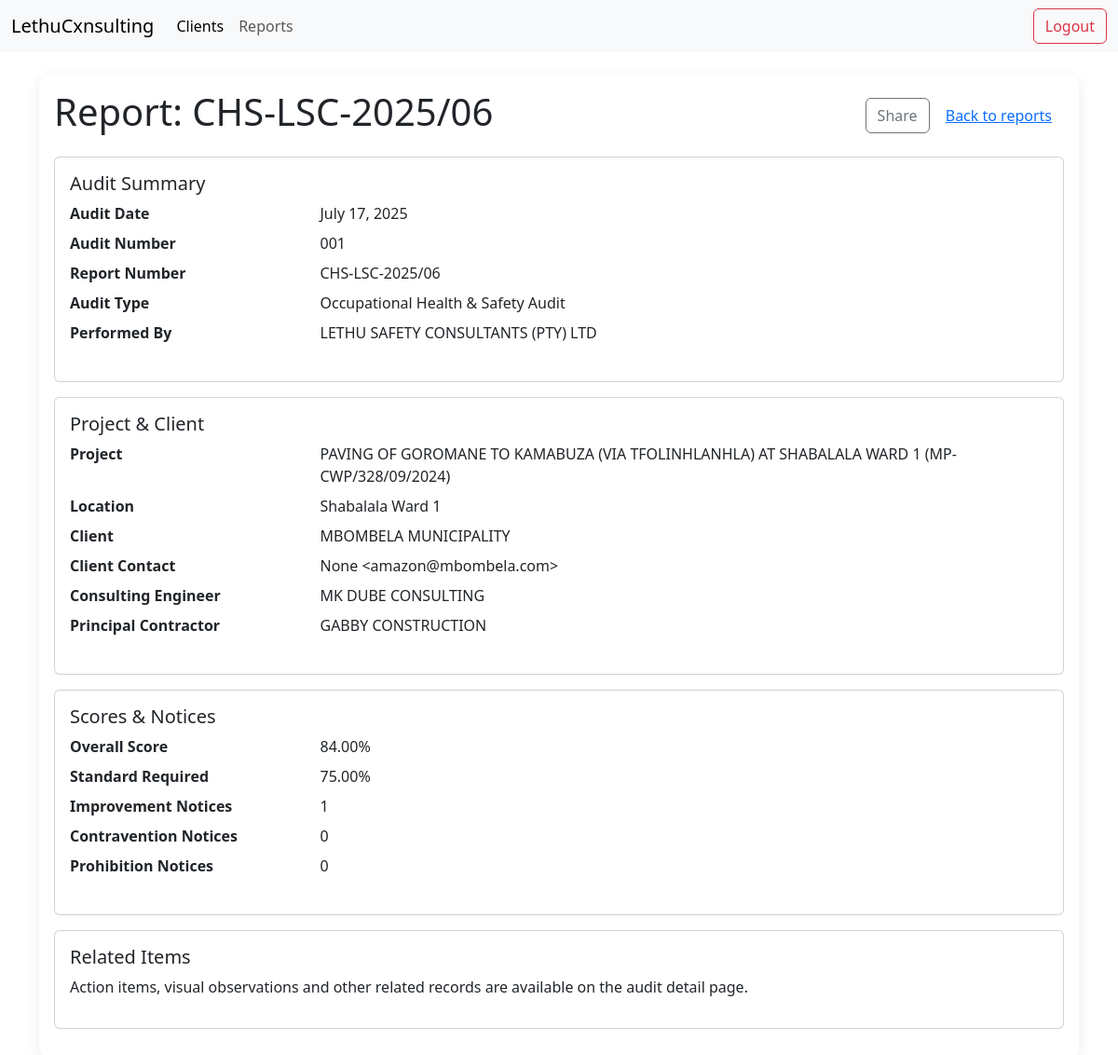
Screenshot of /reports/1/ (signed in) with the database file from the repository.
### audit/models.py (models this page shows, shortened)
class Audit(models.Model):
    AUDIT_TYPES = [
        ('OHS', 'Occupational Health & Safety Audit'),
        ('ENV', 'Environmental Audit'),
        ('QUAL', 'Quality Audit'),
    ]
    project = models.ForeignKey(Project, on_delete=models.CASCADE)
    audit_date = models.DateField()
    audit_type = models.CharField(max_length=10, choices=AUDIT_TYPES, default='OHS')
    audit_number = models.CharField(max_length=50)  # e.g., "001"
    performed_by = models.CharField(max_length=200)  # e.g., "LETHU SAFETY CONSULTANTS (PTY) LTD"
    report_number = models.CharField(max_length=100)  # e.g., "CHS-LSC-2025/06"
    overall_score_percentage = models.DecimalField(max_digits=5, decimal_places=2,
                                                   validators=[MinValueValidator(0), MaxValueValidator(100)])
    standard_required = models.DecimalField(max_digits=5, decimal_places=2, default=75.00,
                                            validators=[MinValueValidator(0), MaxValueValidator(100)])
    improvement_notices = models.IntegerField(default=0)
    contravention_notices = models.IntegerField(default=0)
    prohibition_notices = models.IntegerField(default=0)

class Project(models.Model):
    title = models.CharField(max_length=500)
    permit_number = models.CharField(max_length=100)
    location = models.CharField(max_length=500)
    client = models.ForeignKey(Client, on_delete=models.CASCADE)
    consulting_engineer = models.ForeignKey(ConsultingFirm, on_delete=models.CASCADE)
    principal_contractor = models.ForeignKey(PrincipalContractor, on_delete=models.CASCADE)

class Client(models.Model):
    name = models.CharField(max_length=200)
    contact_name = models.CharField(max_length=200, blank=True, null=True)
    contact_email = models.EmailField(blank=True, null=True)
    contact_phone = models.CharField(max_length=50, blank=True, null=True)
    address = models.TextField(blank=True, null=True)

class ConsultingFirm(models.Model):
    name = models.CharField(max_length=200)

class PrincipalContractor(models.Model):
    name = models.CharField(max_length=200)
    registration_number = models.CharField(max_length=100, blank=True, null=True)

### audit/views.py (the view)
# urls.py: path('reports/<int:pk>/', AuditDetailView.as_view(), name='report-detail'),
class AuditDetailView(LoginRequiredMixin, TemplateView):
    template_name = 'dashboard/reports/detail.html'
    login_url = '/'
    def get_context_data(self, **kwargs):
        ctx = super().get_context_data(**kwargs)
        from audit.models import Audit
        audit = get_object_or_404(Audit, pk=kwargs.get('pk'))
        ctx['audit'] = audit
        return ctx

### templates/dashboard/reports/detail.html (shortened to what this page needs)
{% extends 'assets/base.html' %}
{% block content %}
    <div class="d-flex justify-content-between align-items-center mb-3">
        <h1>Report: {{ audit.report_number }}</h1>
        <div>
            <button class="btn btn-outline-secondary" data-app-action="report-share" data-audit-id="{{ audit.id }}">Share</button>
            <a href="{% url 'audit:report-dashboard' %}" class="btn btn-link">Back to reports</a>
        </div>
    </div>
    <section class="card mb-3">
      <div class="card-body">
        <h5 class="card-title">Audit Summary</h5>
        <dl class="row">
            <dt class="col-sm-3">Audit Date</dt><dd class="col-sm-9">{{ audit.audit_date }}</dd>
            <dt class="col-sm-3">Audit Number</dt><dd class="col-sm-9">{{ audit.audit_number }}</dd>
            <dt class="col-sm-3">Report Number</dt><dd class="col-sm-9">{{ audit.report_number }}</dd>
            <dt class="col-sm-3">Audit Type</dt><dd class="col-sm-9">{{ audit.get_audit_type_display }}</dd>
            <dt class="col-sm-3">Performed By</dt><dd class="col-sm-9">{{ audit.performed_by }}</dd>
        </dl>
      </div>
    </section>
    <section class="card mb-3">
      <div class="card-body">
        <h5 class="card-title">Project & Client</h5>
        <dl class="row">
            <dt class="col-sm-3">Project</dt><dd class="col-sm-9">{{ audit.project.title }} ({{ audit.project.permit_number }})</dd>
            <dt class="col-sm-3">Location</dt><dd class="col-sm-9">{{ audit.project.location }}</dd>
            <dt class="col-sm-3">Client</dt><dd class="col-sm-9">{{ audit.project.client.name }}</dd>
            <dt class="col-sm-3">Client Contact</dt><dd class="col-sm-9">{{ audit.project.client.contact_name }} &lt;{{ audit.project.client.contact_email }}&gt;</dd>
            <dt class="col-sm-3">Consulting Engineer</dt><dd class="col-sm-9">{{ audit.project.consulting_engineer.name }}</dd>
            <dt class="col-sm-3">Principal Contractor</dt><dd class="col-sm-9">{{ audit.project.principal_contractor.name }}</dd>
        </dl>
      </div>
    </section>
    <section class="card mb-3">
      <div class="card-body">
        <h5 class="card-title">Scores & Notices</h5>
        <dl class="row">
            <dt class="col-sm-3">Overall Score</dt><dd class="col-sm-9">{{ audit.overall_score_percentage }}%</dd>
            <dt class="col-sm-3">Standard Required</dt><dd class="col-sm-9">{{ audit.standard_required }}%</dd>
            <dt class="col-sm-3">Improvement Notices</dt><dd class="col-sm-9">{{ audit.improvement_notices }}</dd>
            <dt class="col-sm-3">Contravention Notices</dt><dd class="col-sm-9">{{ audit.contravention_notices }}</dd>
            <dt class="col-sm-3">Prohibition Notices</dt><dd class="col-sm-9">{{ audit.prohibition_notices }}</dd>
        </dl>
      </div>
    </section>
    <section class="card mb-3">
      <div class="card-body">
        <h5 class="card-title">Related Items</h5>
        <p>Action items, visual observations and other related records are available on the audit detail page.</p>
      </div>
    </section>
{% endblock %}

### rows the page displays
Audit: report_number "CHS-LSC-2025/06", audit_date "July 17, 2025", audit_number "001", audit_type "Occupational Health & Safety Audit", performed_by "LETHU SAFETY CONSULTANTS (PTY) LTD", project "PAVING OF GOROMANE TO KAMABUZA (VIA TFOLINHLANHLA) AT SHABALALA WARD 1", project.permit_number "MP-CWP/328/09/2024", project.location "Shabalala Ward 1", project.client.name "MBOMBELA MUNICIPALITY", project.client.contact_name "None", project.client.contact_email "amazon@mbombela.com", project.consulting_engineer.name "MK DUBE CONSULTING", project.principal_contractor.name "GABBY CONSTRUCTION", overall_score_percentage "84.00", standard_required "75.00", improvement_notices "1", contravention_notices "0", prohibition_notices "0"
